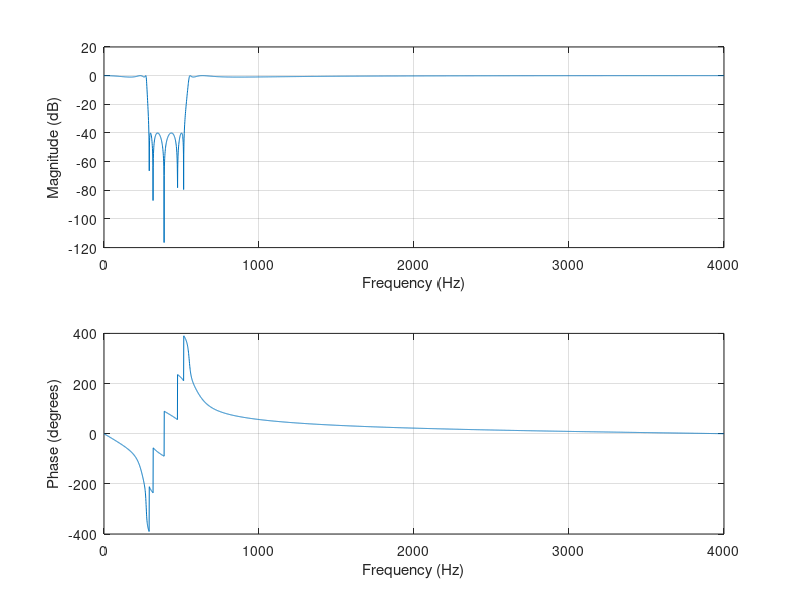
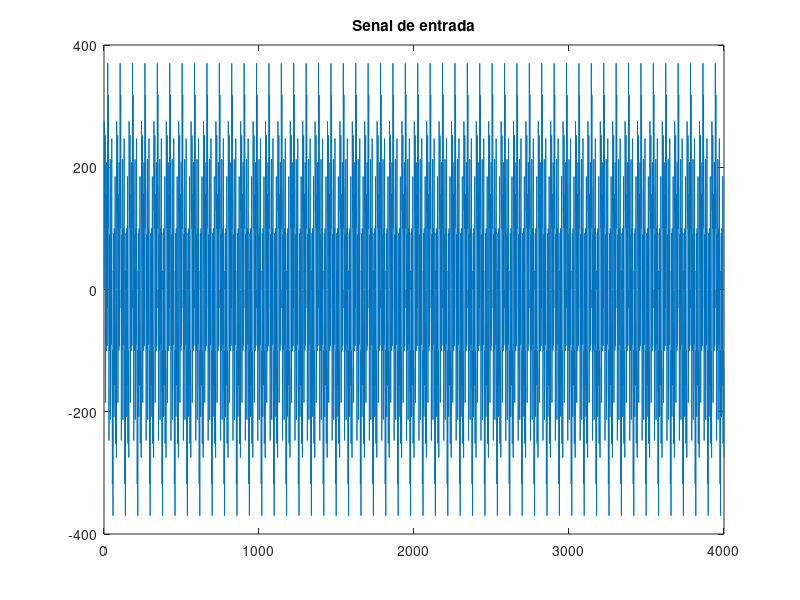

Here is the MATLAB script that generated these plots, in order:
pkg load signal

% caso: 'ruido' o 'senos'
caso = 'senos';

fs = 8000;
fmax = fs/2;
N = 4000;

% ----- Diseño del filtro rechazabanda IIR (eliptico) -----
rp = 1;                    
rs = 40;                   
Wp = [250 550]/fmax;       
Ws = [300 500]/fmax;       

[n, Wn] = ellipord(Wp, Ws, rp, rs);
printf('Orden del prototipo n: %d \n', n);

[b, a] = ellip(n, rp, rs, Wn, 'stop');   
figure; freqz(b, a, 4096, fs);

% ----- Verificacion numerica -----
[h, f] = freqz(b, a, 4096, fs);
H = 20*log10(abs(h));
printf('Atenuacion maxima en rechazo (300-500 Hz): %.1f dB\n', max(H(f >= 300 & f <= 500)));
printf('Ganancia minima en banda de paso (<=250 y >=550 Hz): %.1f dB\n', min(H(f <= 250 | f >= 550)));

% ----- Genera filter.h -----
[z, p, g] = ellip(n, rp, rs, Wn, 'stop');
sos = zp2sos(z, p, g);
fid = fopen('filter.h', 'w');
fprintf(fid, '#define NUM_SECTIONS %d\n\n', rows(sos));
fprintf(fid, 'float b[NUM_SECTIONS][3]={\n');
for i = 1:rows(sos)
  fprintf(fid, '{%.12e, %.12e, %.12e},\n', sos(i,1), sos(i,2), sos(i,3));
end
fprintf(fid, '};\n');
fprintf(fid, 'float a[NUM_SECTIONS][2]={\n');
for i = 1:rows(sos)
  fprintf(fid, '{%.12e, %.12e},\n', sos(i,5), sos(i,6));
end
fprintf(fid, '};\n');
fclose(fid);

% ----- Senal de entrada -----
if strcmp(caso, 'ruido')
  x = round(1000*(1 - 2*rand(1, N)));
else
  freq_range = [100 400 700 1500 2500];   % igual que el FIR
  n_t = 0:N-1;                            % no usar 'n': es el orden del filtro
  x = zeros(1, N);
  for k = 1:length(freq_range)
    x = x + round(100*sin(2*pi*n_t*freq_range(k)/fs));
  end
end
figure; plot(x); title('Senal de entrada');

% ----- Genera signal.h -----
fid = fopen('signal.h', 'w');
fprintf(fid, '#define LINE_ELEMENTS %d\n\n', length(x));
fprintf(fid, 'short signal[LINE_ELEMENTS]={');
fprintf(fid, '%d, ', x(1:end-1));
fprintf(fid, '%d};\n', x(end));
fclose(fid);

save('entrada.mat', 'x');
